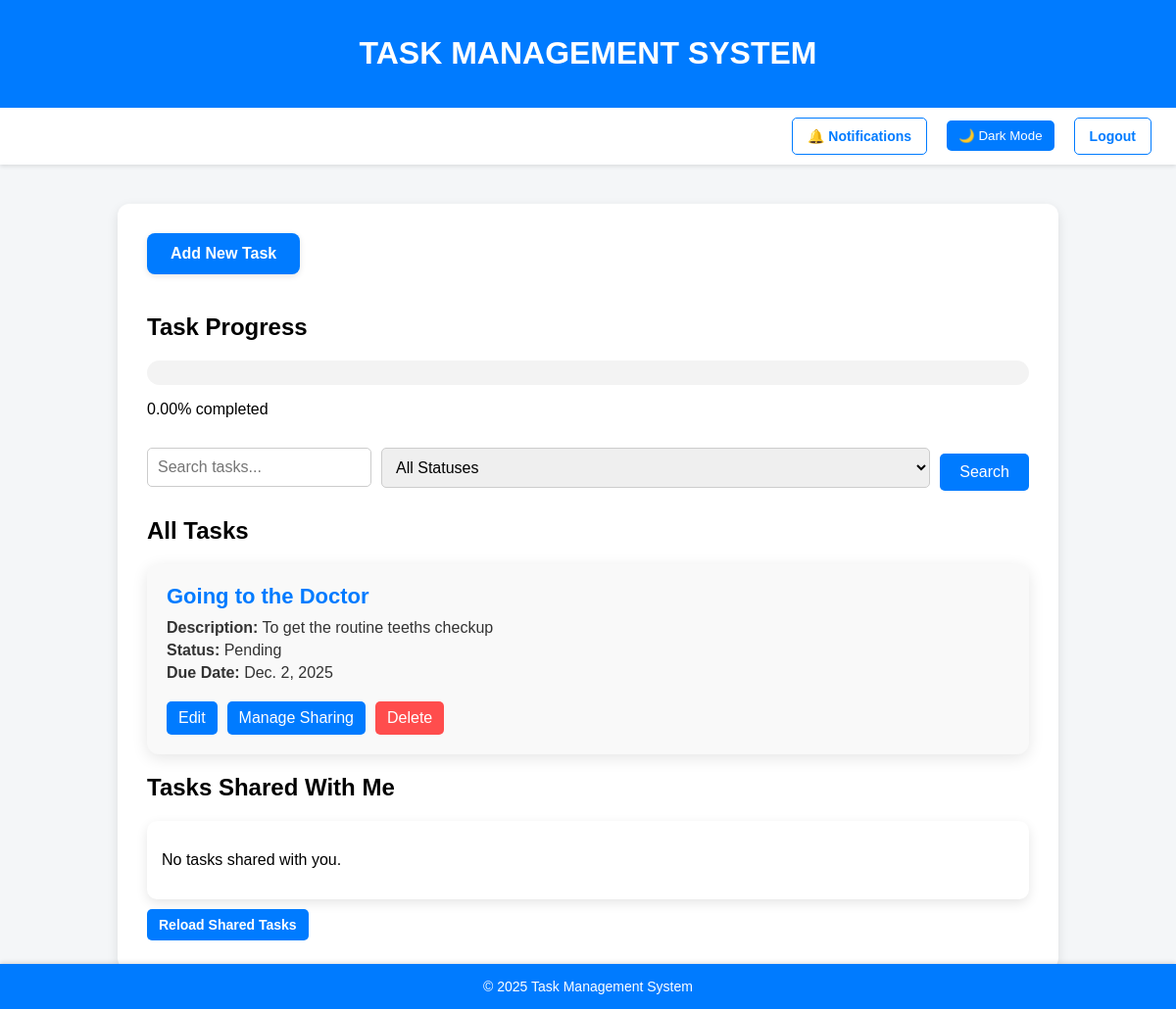
The page / (signed in) on the database its author committed.
### core/models.py (models this page shows, shortened)
class Task(models.Model):
    STATUS_CHOICES = [
        ('Pending', 'Pending'),
        ('In Progress', 'In Progress'),
        ('Completed', 'Completed'),
    ]
    title = models.CharField(max_length=255)
    description = models.TextField()
    status = models.CharField(max_length=20, choices=STATUS_CHOICES, default='Pending')
    due_date = models.DateField()
    created_at = models.DateTimeField(auto_now_add=True)
    owner = models.ForeignKey(User, on_delete=models.CASCADE, related_name="owned_tasks")
    shared_with = models.ManyToManyField(User, related_name="shared_tasks", blank=True)
    class Meta:
        indexes = [
            models.Index(fields=['created_at'], name='idx_created_at'),
        ]

### core/views.py (the view)
# urls.py: path('', views.home_page, name='home_page'),
@login_required(login_url='login')
def home_page(request):
    query = request.GET.get('q', '')
    status_filter = request.GET.get('status', '')
    tasks = Task.objects.filter(owner=request.user)
    if query:
        tasks = tasks.filter(Q(title__icontains=query) | Q(description__icontains=query))
    if status_filter:
        tasks = tasks.filter(status=status_filter)
    total_tasks = tasks.count()
    completed_tasks = tasks.filter(status='Completed').count()
    progress = (completed_tasks / total_tasks * 100) if total_tasks > 0 else 0
    return render(request, 'core/home.html', {
        'tasks': tasks,
        'query': query,
        'status_filter': status_filter,
        'progress': progress
    })

### templates/core/home.html (shortened to what this page needs)
{% extends 'partials/base.html' %}
{% load static %}
{% block content %}
    <a href="/tasks/new/" class="add-task-btn">Add New Task</a>
    <div class="progress-section">
        <h2>Task Progress</h2>
        <div class="progress-bar-wrapper">
        </div>
        <p>{{ progress|floatformat:2 }}% completed</p>
    </div>
    <form method="GET" action="{% url 'home_page' %}" class="search-form">
        <input type="text" name="q" placeholder="Search tasks..." value="{{ query }}" class="search-bar">
        <select name="status" class="filter-dropdown">
            <option value="">All Statuses</option>
        </select>
        <button type="submit" class="search-btn">Search</button>
    </form>
    <h2>All Tasks</h2>
    {% for task in tasks %}
        <div class="card">
            <h3>{{ task.title }}</h3>
            <p><strong>Description:</strong> {{ task.description }}</p>
            <p><strong>Status:</strong> {{ task.status }}</p>
            <p><strong>Due Date:</strong> {{ task.due_date }}</p>
            <div class="actions">
                <a href="{% url 'task_update' task.id %}" class="edit-btn">Edit</a>
                <a href="{% url 'share_task' task.id %}" class="edit-btn">Manage Sharing</a>
                <form action="{% url 'task_delete' task.id %}" method="POST" class="inline-form">
                    <button type="submit" class="delete-btn">Delete</button>
                </form>
            </div>
        </div>
    {% empty %}
        <p>No tasks found.</p>
    {% endfor %}
    <h2>Tasks Shared With Me</h2>
    <div class="shared-tasks-container">
        {% for task in shared_tasks %}
            <div class="shared-task-card">
                <h3 style="color: #ffffff;">{{ task.title }} <span>(Shared by: {{ task.owner }})</span></h3>
                <p><strong>Description:</strong> {{ task.description }}</p>
                <p><strong>Status:</strong> {{ task.status }}</p>
                <p><strong>Due Date:</strong> {{ task.due_date }}</p>
            </div>
        {% empty %}
            <p>No tasks shared with you.</p>
        {% endfor %}
    </div>
    <button onclick="fetchSharedTasks()" class="btn-primary">Reload Shared Tasks</button>
    {% endblock %}

### static/css/style.css (style rules this page uses)
body { font-family: 'Poppins', sans-serif; background-color: #f4f6f8; margin: 0; padding: 0; }
form input, form textarea, form select { width: 100%; padding: 12px; margin: 10px 0; border: 1px solid #ccc; border-radius: 8px; font-size: 16px; }
form button { background-color: #007bff; color: white; border: none; padding: 14px 24px; border-radius: 8px; font-size: 16px; cursor: pointer; margin-top: 10px; transition: background-color 0.3s ease-in-out; }
.card { background-color: #f9f9f9; margin: 20px 0; padding: 20px; border-radius: 12px; box-shadow: 0 4px 16px rgba(0, 0, 0, 0.1); }
.card h3 { margin: 0 0 10px; color: #007bff; font-size: 22px; }
.card p { margin: 5px 0; color: #333; }
.shared-tasks-container { margin-top: 20px; padding: 15px; background-color: #ffffff; border-radius: 10px; box-shadow: 0 4px 12px rgba(0, 0, 0, 0.1); }
.add-task-btn { display: inline-block; width: auto; text-align: center; background-color: #007bff; color: white; padding: 12px 24px; text-decoration: none; font-weight: bold; border-radius: 8px; box-shadow: 0 2px 6px rgba(0, 0, 0, 0.1); margin-bottom: 20px; transition: background-color 0.3s ease-in-out; }
.search-form { margin-bottom: 20px; display: flex; align-items: center; gap: 10px; }
.search-bar { padding: 10px; width: 300px; border: 1px solid #ccc; border-radius: 5px; }
.filter-dropdown { padding: 10px; border: 1px solid #ccc; border-radius: 5px; }
.search-btn { padding: 10px 20px; background-color: #007bff; color: white; border: none; border-radius: 5px; cursor: pointer; }
.delete-btn { background-color: #ff4d4d; color: white; border: none; padding: 8px 12px; border-radius: 5px; cursor: pointer; }
.progress-section { margin: 20px 0; }
.progress-bar-wrapper { background-color: #f3f3f3; border-radius: 25px; width: 100%; height: 25px; overflow: hidden; margin-bottom: 10px; }
.edit-btn { display: inline-block; margin-top: 10px; padding: 8px 12px; background-color: #007bff; color: white; text-decoration: none; border-radius: 5px; transition: background-color 0.3s; }
.actions { display: flex; gap: 10px; margin-top: 10px; }
.inline-form { display: inline; }
.edit-btn { background-color: #007bff; color: white; padding: 8px 12px; border-radius: 5px; text-decoration: none; border: none; cursor: pointer; }
.delete-btn { background-color: #ff4d4d; color: white; padding: 8px 12px; border-radius: 5px; border: none; cursor: pointer; }
.btn-primary { display: inline-block; padding: 8px 12px; font-size: 14px; font-weight: bold; text-align: center; text-decoration: none; border-radius: 5px; cursor: pointer; background-color: #007bff; color: white; border: none; margin-top: 10px; }

### rows shown on the page
Task: title "Going to the Doctor", description "To get the routine teeths checkup", status "Pending", due_date "Dec. 2, 2025"

### other values the page prints
{{ progress|floatformat:2 }} "0.00"
